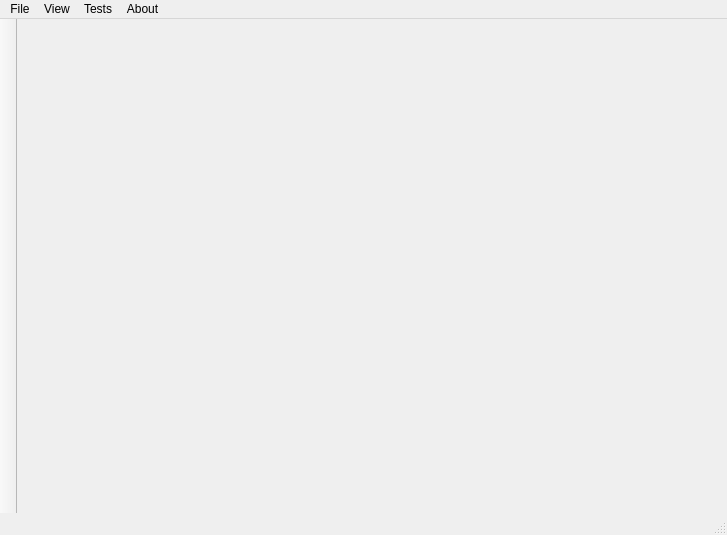
<?xml version="1.0" encoding="UTF-8"?>
<ui version="4.0">
 <class>MainWindow</class>
 <widget class="QMainWindow" name="MainWindow">
  <property name="geometry">
   <rect>
    <x>0</x>
    <y>0</y>
    <width>727</width>
    <height>535</height>
   </rect>
  </property>
  <property name="windowTitle">
   <string>MainWindow</string>
  </property>
  <property name="dockOptions">
   <set>QMainWindow::AllowTabbedDocks</set>
  </property>
  <widget class="QWidget" name="centralWidget">
   <layout class="QGridLayout" name="gridLayout">
    <item row="0" column="0">
     <widget class="QWidget" name="widget" native="true"/>
    </item>
   </layout>
  </widget>
  <widget class="QToolBar" name="toolBar">
   <property name="windowTitle">
    <string>toolBar</string>
   </property>
   <property name="movable">
    <bool>false</bool>
   </property>
   <property name="orientation">
    <enum>Qt::Vertical</enum>
   </property>
   <attribute name="toolBarArea">
    <enum>LeftToolBarArea</enum>
   </attribute>
   <attribute name="toolBarBreak">
    <bool>false</bool>
   </attribute>
  </widget>
  <widget class="QStatusBar" name="statusBar"/>
  <widget class="QMenuBar" name="menuBar">
   <property name="geometry">
    <rect>
     <x>0</x>
     <y>0</y>
     <width>727</width>
     <height>21</height>
    </rect>
   </property>
   <widget class="QMenu" name="menuFile">
    <property name="title">
     <string>File</string>
    </property>
    <addaction name="actionSaveState"/>
    <addaction name="actionRestoreState"/>
   </widget>
   <widget class="QMenu" name="menuView">
    <property name="title">
     <string>View</string>
    </property>
   </widget>
   <widget class="QMenu" name="menuAbout">
    <property name="title">
     <string>About</string>
    </property>
   </widget>
   <widget class="QMenu" name="menuTests">
    <property name="title">
     <string>Tests</string>
    </property>
   </widget>
   <addaction name="menuFile"/>
   <addaction name="menuView"/>
   <addaction name="menuTests"/>
   <addaction name="menuAbout"/>
  </widget>
  <action name="actionExit">
   <property name="text">
    <string>Exit</string>
   </property>
  </action>
  <action name="actionSaveState">
   <property name="text">
    <string>Save State</string>
   </property>
  </action>
  <action name="actionRestoreState">
   <property name="text">
    <string>Restore State</string>
   </property>
  </action>
 </widget>
 <layoutdefault spacing="6" margin="11"/>
 <resources/>
 <connections/>
</ui>
